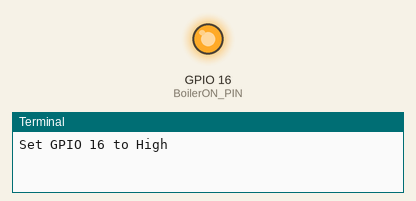
This program was run on a simulated Raspberry Pi (BCM pin numbers). Parts: output pins drawn as LEDs (lit = HIGH), the last lines printed to the terminal.

Above: at 15.0 s.
At 45.0 s:
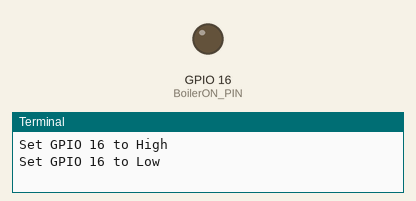
Timing chart, 0 to 78.0 s (numbered marks = the images above):
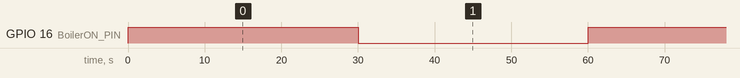

The program:

01_Boiler_Steuerung.py
```python
#!/usr/bin/python

# ------------------------------------------------------------------
# Name  : 01_Boiler_Steuerung.py
# Source: https://raw.githubusercontent.com/walter-rothlin/RaspberryPi4PiPlates/master/Python_Raspberry/08_Boiler-Steuerung/01_Boiler_Steuerung.py
#
# Description: GPIO simple
#
# GPIO PIN Belegung:     http://www.peterliwiese.ch/img/GPIO_RPi.png
# GPIO Simple Schaltung: http://www.peterliwiese.ch/img/RPi_GPIO_LED_Switch_schema.png
#
# Autor: Walter Rothlin
#
# History:
# 01-Aug_2026   Walter Rothlin    Initial Version
#
# ------------------------------------------------------------------

import time
import RPi.GPIO as GPIO

BoilerON_PIN = 16


# gpio setup
GPIO.setmode(GPIO.BCM)
GPIO.setwarnings(False)
GPIO.setup(BoilerON_PIN, GPIO.OUT)

base_time = 60
leistung = 0.5
on_time = base_time * leistung
off_time = base_time * (1 - leistung)


# loop
while True:
    print(f"Set GPIO {BoilerON_PIN} to High")
    GPIO.output(BoilerON_PIN, GPIO.HIGH)  # setzt pin RED_LED_PIN auf HIGH also 3.3v
    time.sleep(on_time)  # wartet 1s

    print(f"Set GPIO {BoilerON_PIN} to Low")
    GPIO.output(BoilerON_PIN, GPIO.LOW)  # setzt pin RED_LED_PIN auf LOW also 0v
    time.sleep(off_time)  # wartet 1s
```

Measured:
- by itself, GPIO 16 (BoilerON_PIN): alternates HIGH for 30.0 s and LOW for 30.0 s
